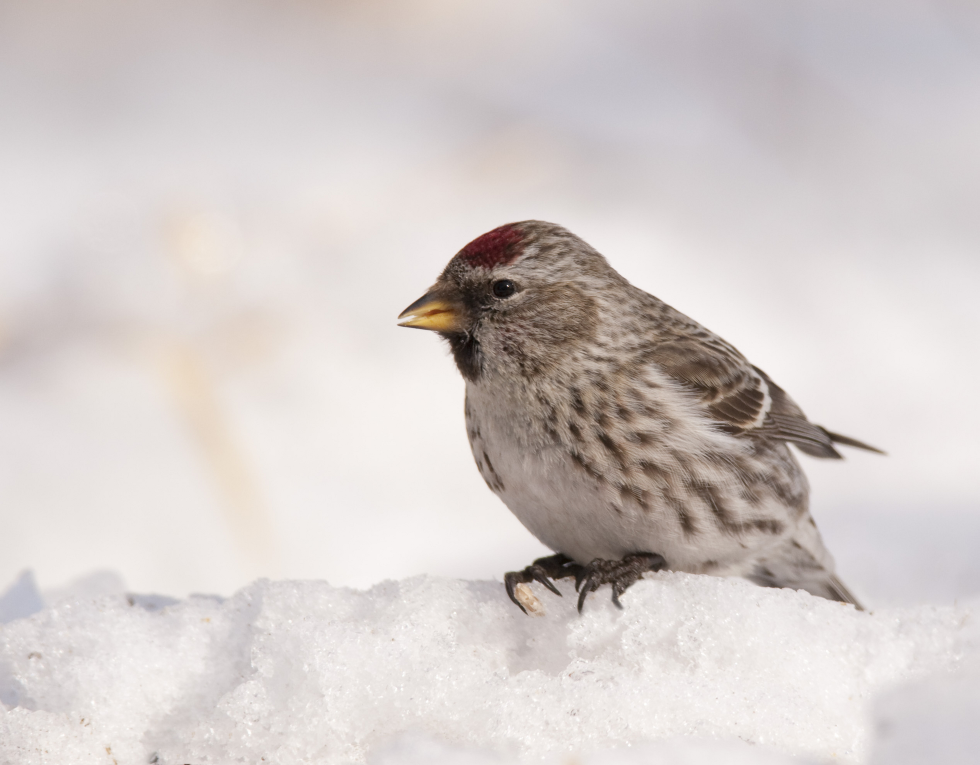
#> input picture cv/newbird/img02.jpg, 1959 x 1530 px (shown at 1/2 size)
$ python cascade_test.py
#> lines starting #> are read from the running program, lines starting #| are printed output that depends on the picture; after the words box and inside, x2 and y2 are one past the last pixel; in counts of white or black regions, pixels touching at a corner belong together
from xml.sax.handler import feature_namespaces
import cv2
import numpy
import os

# 画像を読み込む(検出したい画像を指定する)
img = cv2.imread('./cv/newbird/img02.jpg')
#> img is the input picture: shape (1530, 1959, 3); mean B, G, R 201.8, 203.8, 211.3
# 画像を指定したサイズにリザイス
resize_img = cv2.resize(img,(640,360))
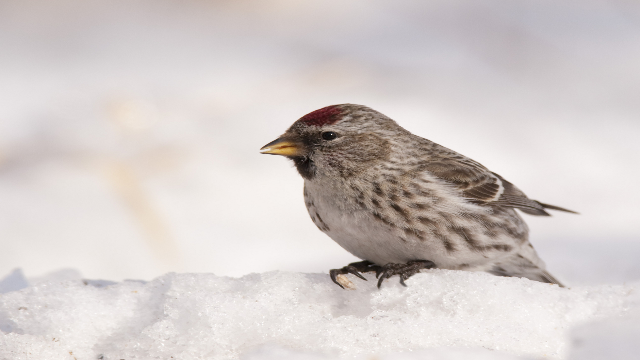
#> resize_img: shape (360, 640, 3); mean B, G, R 201.7, 203.7, 211.2
# 画像をグレー化
gray = cv2.cvtColor(resize_img,cv2.COLOR_BGR2GRAY)

# 作成したカスケードファイルを読み込む
custom_cascade = cv2.CascadeClassifier('./cv/birdcascade/cascade.xml')

# 画像から該当する箇所を検出する
write_rect_img = custom_cascade.detectMultiScale(gray, scaleFactor=1.11, minNeighbors=10,minSize=(200,200))
#> write_rect_img = [[281, 65, 252, 252]]

# 検出した箇所を囲む
for x,y,w,h in write_rect_img:
  cv2.rectangle(resize_img,(x,y),(x+w,y+h),color=(0,255,0),thickness=2)
#> this loop made 1 pass
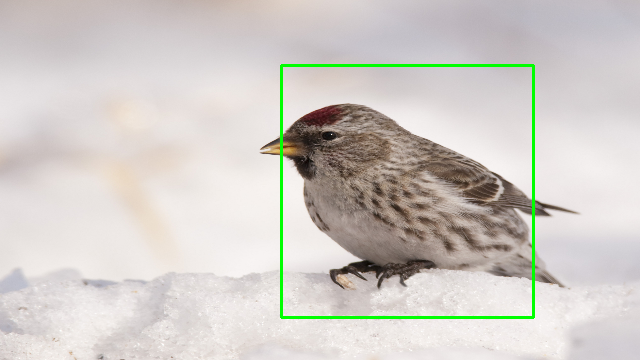
#> resize_img: shape (360, 640, 3); 1.31% of pixels changed, all inside (x1, y1, x2, y2) = (280, 64, 535, 319)

# 画像を表示する
cv2.imshow('image', resize_img)

cv2.waitKey(0)
cv2.destroyAllWindows()

$ run again, with cv/newbird/img01.jpg copied over cv/newbird/img02.jpg
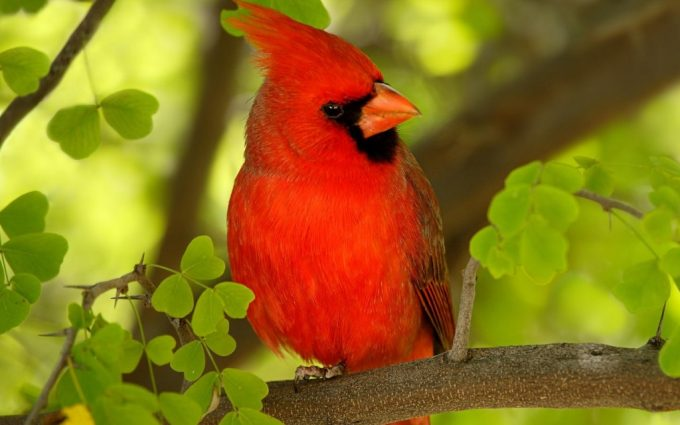
#> input picture cv/newbird/img01.jpg, 680 x 425 px
#> img is the input picture: shape (425, 680, 3); mean B, G, R 25.8, 113.6, 142.3
#> `gray = cv2.cvtColor(resize_img,cv2.COLOR_BGR2GRAY)`:
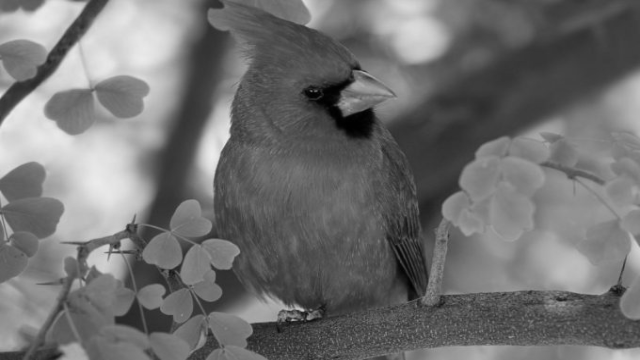
#> gray: shape (360, 640); min 0, max 236, mean 112.1
#> write_rect_img = [[225, 57, 252, 252]]
#> the loop `for x,y,w,h in write_rect_img:` made 1 pass
#> after the loop `for x,y,w,h in write_rect_img:`:
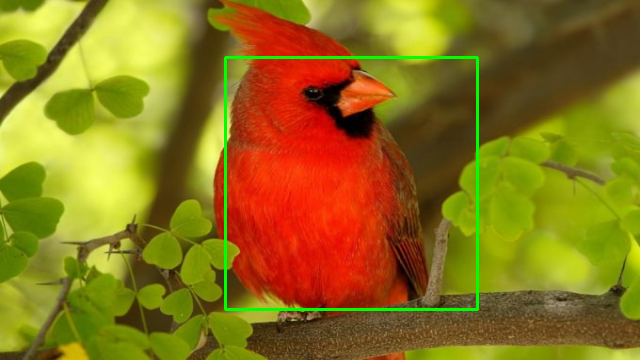
#> resize_img: shape (360, 640, 3); mean B, G, R 25.4, 115.5, 140.4

$ run again, with cv/newbird/img03.jpg copied over cv/newbird/img02.jpg
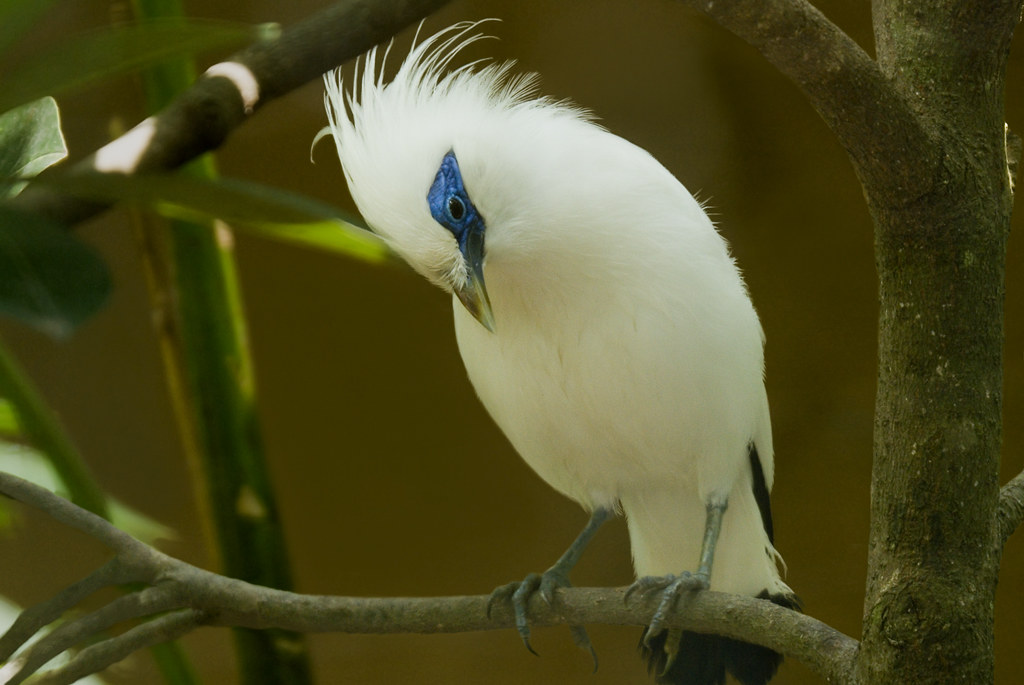
#> input picture cv/newbird/img03.jpg, 1024 x 685 px
#> img is the input picture: shape (685, 1024, 3); mean B, G, R 37.9, 79.3, 81.2
#> `gray = cv2.cvtColor(resize_img,cv2.COLOR_BGR2GRAY)`:
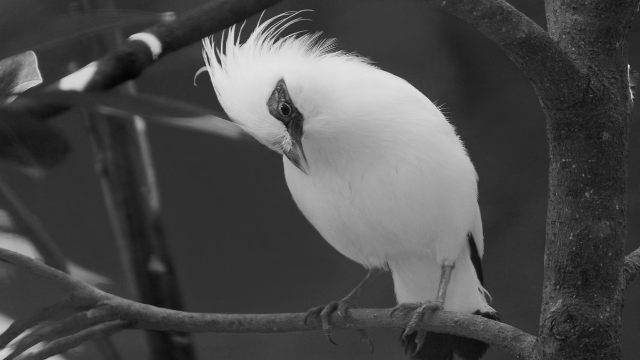
#> gray: shape (360, 640); min 3, max 244, mean 75
#> write_rect_img = [[236, 23, 244, 244]]
#> the loop `for x,y,w,h in write_rect_img:` made 1 pass
#> after the loop `for x,y,w,h in write_rect_img:`:
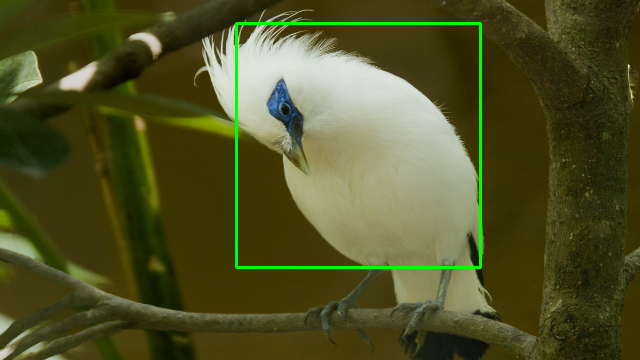
#> resize_img: shape (360, 640, 3); mean B, G, R 37.3, 81.4, 80
